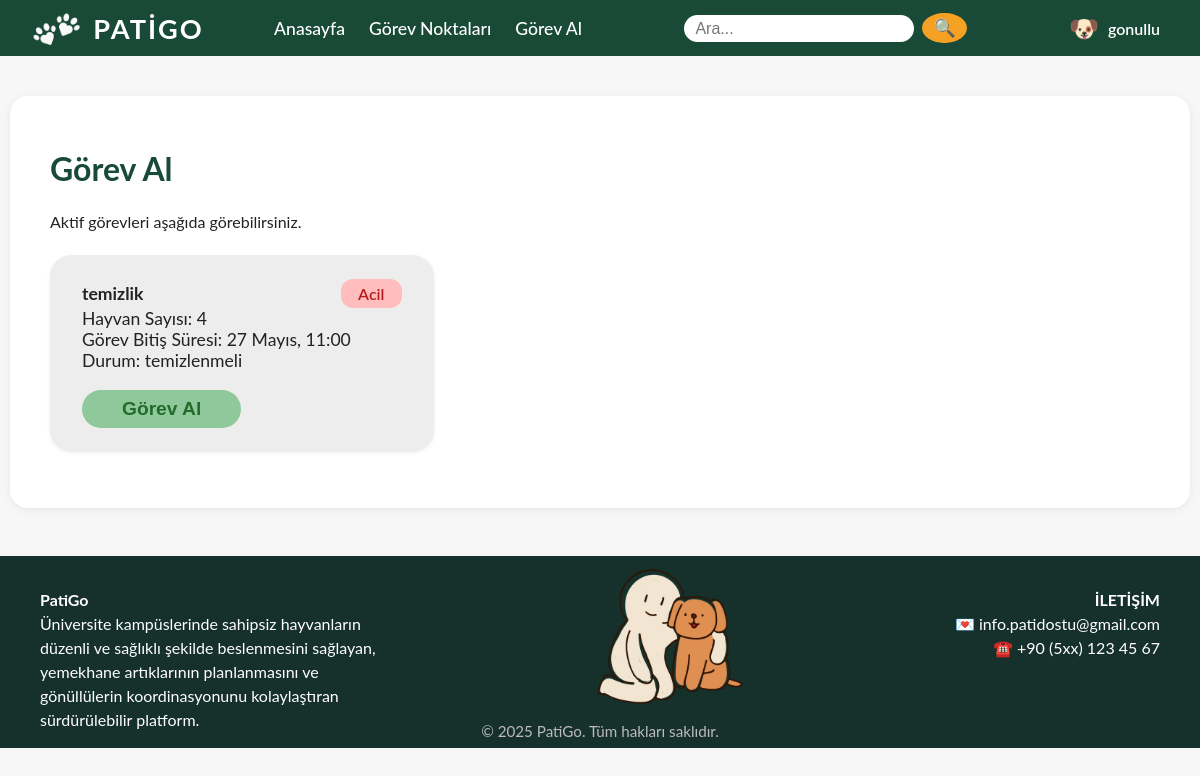
The page /gorev-al/ (signed in) on the database as committed earlier.
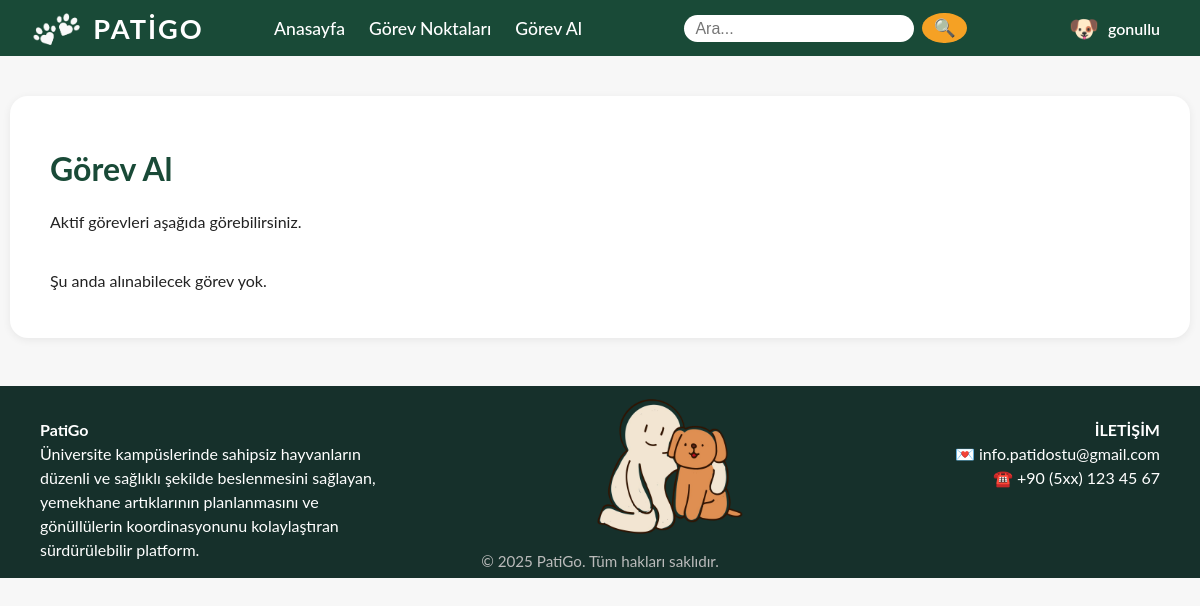
The same page on the database as committed later.
### main/models.py (models this page shows, shortened)
class Task(models.Model):
    PRIORITY_CHOICES = (
        ('acil', 'Acil'),
        ('orta', 'Orta Öncelik'),
        ('normal', 'Normal'),
    )
    name = models.CharField(max_length=100)
    description = models.TextField()
    animal_count = models.PositiveIntegerField()
    end_time = models.DateTimeField()
    status = models.CharField(max_length=100)
    priority = models.CharField(max_length=10, choices=PRIORITY_CHOICES, default='normal')
    assigned_to = models.ForeignKey(User, on_delete=models.SET_NULL, null=True, blank=True, related_name='tasks')
    is_completed = models.BooleanField(default=False)

### main/views.py (the view, shortened to what this page needs)
# urls.py: path('gorev-al/', views.gorev_al, name='gorev_al'),
@login_required
def gorev_al(request):
    profile = request.user.userprofile
    if profile.user_type != 'gonullu':
        return redirect('home')
    tasks = Task.objects.filter(assigned_to__isnull=True, is_completed=False).order_by('end_time')
    return render(request, 'gorev_al.html', {'tasks': tasks})

### main/templates/gorev_al.html (shortened to what this page needs)
{% extends 'base.html' %}
{% block content %}
<div class="panel-section">
    <h1>Görev Al</h1>
    <p>Aktif görevleri aşağıda görebilirsiniz.</p>
    <div class="tasks-grid">
        {% for task in tasks %}
        <div class="task-box">
            <div style="display:flex;justify-content:space-between;align-items:center;">
                <strong>{{ task.name }}</strong>
                {% if task.priority == 'acil' %}
                    <span class="priority-label priority-acil">Acil</span>
                {% elif task.priority == 'orta' %}
                    <span class="priority-label priority-orta">Orta Öncelik</span>
                {% endif %}
            </div>
            <span>Hayvan Sayısı: {{ task.animal_count }}</span><br>
            <span>Görev Bitiş Süresi: {{ task.end_time|date:'d F, H:i' }}</span><br>
            <span>Durum: {{ task.status }}</span><br>
            <form method="post" action="">
                <button type="submit" class="btn btn-complete">Görev Al</button>
            </form>
        </div>
        {% empty %}
        <p>Şu anda alınabilecek görev yok.</p>
        {% endfor %}
    </div>
</div>
{% endblock %}

Rows that differ between the two databases and show on the page:
removed Task: name "temizlik", priority "Acil", animal_count "4", end_time "27 Mayıs, 11:00", status "temizlenmeli"
Other text that changed with them:
text now shown: "Şu anda alınabilecek görev yok."
